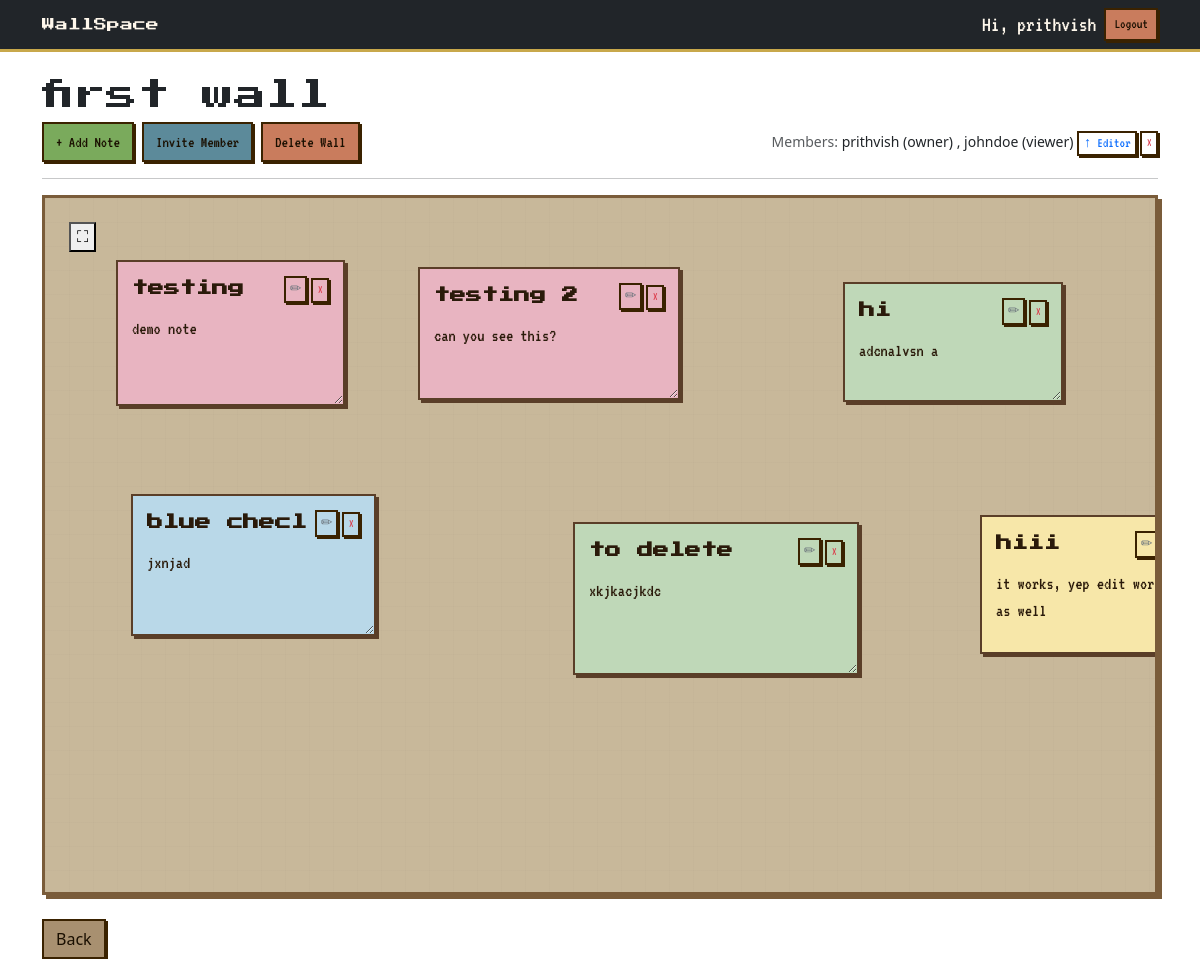
The app's page /wall/1/ (signed in), older data.
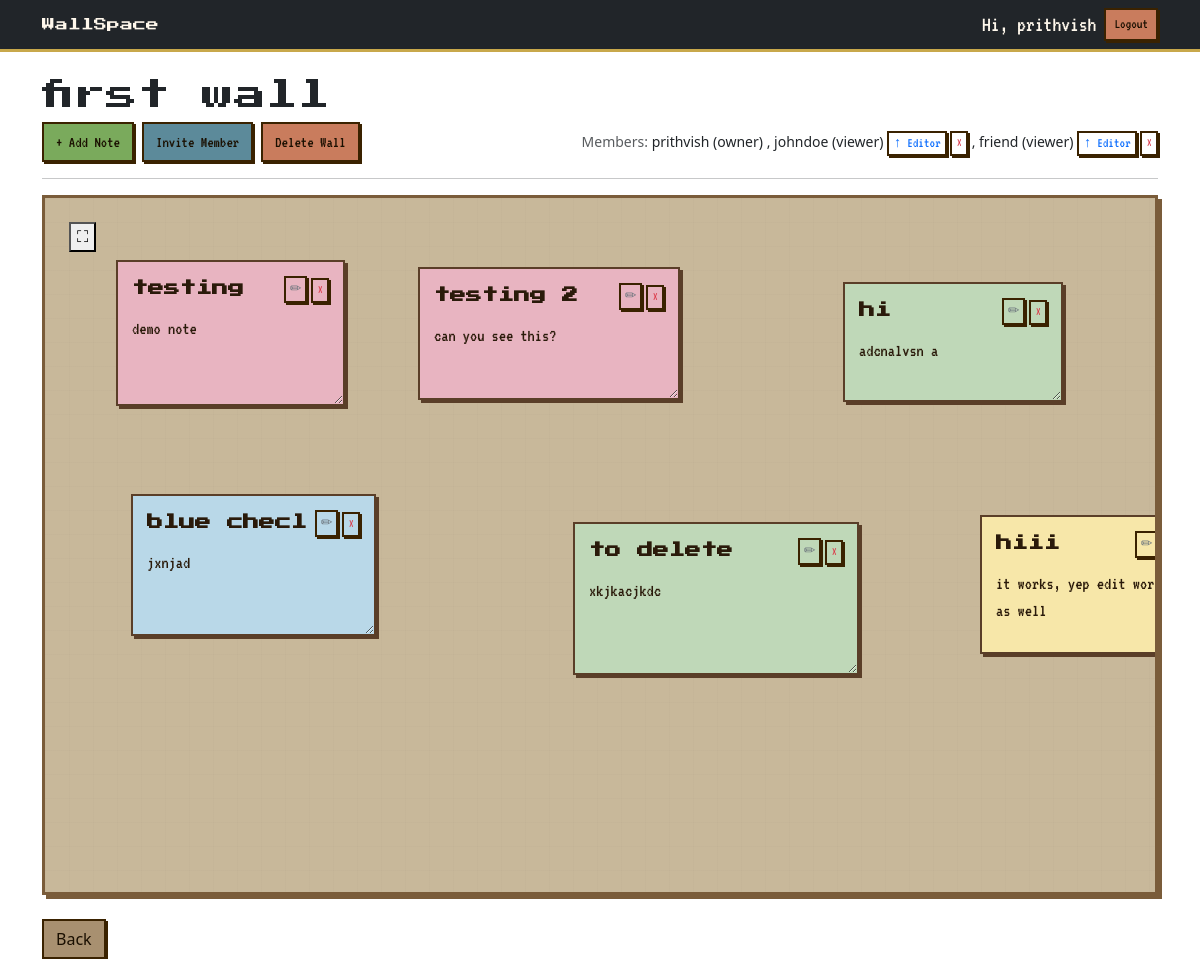
The same page, newer data.
### walls/models.py (models this page shows, shortened)
class WallMember(models.Model):
    ROLE_CHOICES=[
        ("viewer","Viewer"),
        ("editor","Editor"),
    ]
    wall=models.ForeignKey(
        Wall,
        on_delete=models.CASCADE,
        related_name="members"
    )
    user=models.CharField(
        max_length=10,
        choices=ROLE_CHOICES,
        default="viewer"
    )
    role = models.CharField(
        max_length=10,
        choices=ROLE_CHOICES,
        default="viewer"
    )
    class Meta:
        unique_together=("wall","user")

### notes/models.py (models this page shows, shortened)
class Note(models.Model):
    COLOR_CHOICES = [#COLOR_CHOICES is a list of tuples
        ('yellow','Yellow'),
        ('pink', 'Pink'),
        ('blue', 'Blue'),
        ('green', 'Green'),
    ]
    wall = models.ForeignKey( #foreign key
        Wall,
        on_delete=models.CASCADE,
        related_name='notes'
    )
    creator=models.ForeignKey(
        User,
        on_delete=models.CASCADE
    )
    title = models.CharField(
        max_length=100,
        blank=True
    )
    content = models.TextField()
    color= models.CharField(
        max_length=20,
        choices=COLOR_CHOICES,
        default='yellow'
    )
    x_position = models.IntegerField(
        default=50
    )
    y_position = models.IntegerField(
        default=50
    )
    width = models.IntegerField(
    default=220
    )
    height = models.IntegerField(
    default=120
    )
    created_at = models.DateTimeField(
        auto_now_add=True
    )
    updated_at = models.DateTimeField(
        auto_now=True
    )

### walls/views.py (the view)
# urls.py: path('wall/<int:pk>/',views.wall_detail,name='wall-detail'),
@login_required
def wall_detail(request, pk):
    wall = get_object_or_404(
        Wall,
        pk=pk,
    )
    is_owner = (
        wall.owner == request.user
    )
    member = WallMember.objects.filter(
        wall=wall,
        user=request.user
    ).first()
    is_member = member is not None
    can_edit = is_owner or (
        member and
        member.role == "editor"
    )
    if not is_owner and not is_member:
        return redirect("home")
    notes = wall.notes.all()
    if request.method == 'POST':
        if "invite_member" in request.POST:
            username = request.POST.get(
                "username"
            )
            role = request.POST.get(
                "role"
            )
            try:
                user = User.objects.get(
                    username=username
                )
                WallMember.objects.get_or_create(
                    wall=wall,
                    user=user,
                    defaults={
                        "role": role
                    }
                )
            except User.DoesNotExist:
                pass
            return redirect(
                'wall-detail',
                pk=wall.pk
            )
        if not can_edit:
            return redirect(
                'wall-detail',
                pk=wall.pk
            )
        form = NoteForm(request.POST)
        if form.is_valid():
            note = form.save(
                commit=False
            )
            note.wall = wall
            note.creator = request.user
            note.x_position = random.randint(50, 600)
            note.y_position = random.randint(50, 400)
            note.width = 220
            note.height = 120
            note.save()
            return redirect(
                'wall-detail',
                pk=wall.pk
            )
    else:
        form = NoteForm()
    context = {
    'wall': wall,
    'form': form,
    'notes': wall.notes.all(),
    'is_owner': is_owner,
    'can_edit': can_edit,
    'members': WallMember.objects.filter(
            wall=wall
            ).exclude(
            user=wall.owner
            )
    }
    return render(
        request,
        'walls/wall_detail.html',
        context
    )

### walls/templates/walls/wall_detail.html (shortened to what the changed rows need)
{% extends "base.html" %}
{% load crispy_forms_tags %}
{% block content %}
<h2>{{ wall.title }}</h2>
<div class="d-flex gap-2 mb-3 align-items-center justify-content-between">
    <div>
        <small class="text-muted">
            Members:
        </small>
        <small>
            {{ wall.owner.username }}
            (owner)
        </small>
        {% for member in members %}
            <small>
                ,
                {{ member.user }}
                ({{ member.role }})
                {% if is_owner %}
                <form
                    method="POST"
                    action="{% url 'toggle-role' wall.id member.id %}"
                    style="display:inline;">
                    <button
                        type="submit"
                        class="btn btn-sm btn-outline-primary p-0 px-1">
                        {% if member.role == "viewer" %}
                            ↑ Editor
                        {% else %}
                            ↓ Viewer
                        {% endif %}
                    </button>
                </form>
                <form
                    method="POST"
                    action="{% url 'remove-member' wall.id member.id %}"
                    style="display:inline;">
                    <button
                        type="submit"
                        class="btn btn-sm btn-outline-danger p-0 px-1">
                        ×
                    </button>
                </form>
                {% endif %}
            </small>
        {% endfor %}
    </div>
</div>
<div
    class="wall-board p-4"
    style="
        height:700px;
        position:relative;
        overflow:hidden;
    ">
    {% for note in notes %}
        <div
            class="note"
            data-note-id="{{ note.id }}"
            data-color="{{ note.color }}"
            style="
                width:{{ note.width }}px;
                height:{{ note.height }}px;
                resize:both;
                overflow:auto;
                position:absolute;
                left:{{ note.x_position }}px;
                top:{{ note.y_position }}px;
                cursor:grab;
            ">
            <div
                class="d-flex justify-content-between align-items-start mb-2">
                <div class="note-title fw-bold fs-6">
                    {{ note.title }}
                </div>
                {% if can_edit %}
                <div
                    class="d-flex gap-1">
                <button
                    class="btn btn-sm btn-outline-secondary p-0 px-1"
                    data-bs-toggle="modal"
                    data-bs-target="#editModal{{ note.id }}">
                    ✏
                </button>
                    <form
                        method="POST"
                        action="{% url 'delete-note' note.id %}"
                        style="display:inline;">
                        <button
                            type="submit"
                            class="btn btn-sm btn-outline-danger p-0 px-1">
                            ×
                        </button>
                    </form>
                </div>
                {% endif %}
            </div>
            <div class="note-content">{{ note.content }}</div>
        </div>
    {% empty %}
        <p>No notes yet.</p>
    {% endfor %}
</div>
<br>
{% endblock %}

Row changes from the older to the newer data that the page shows:
added WallMember: user "friend", role "viewer", shows "↑ Editor"
